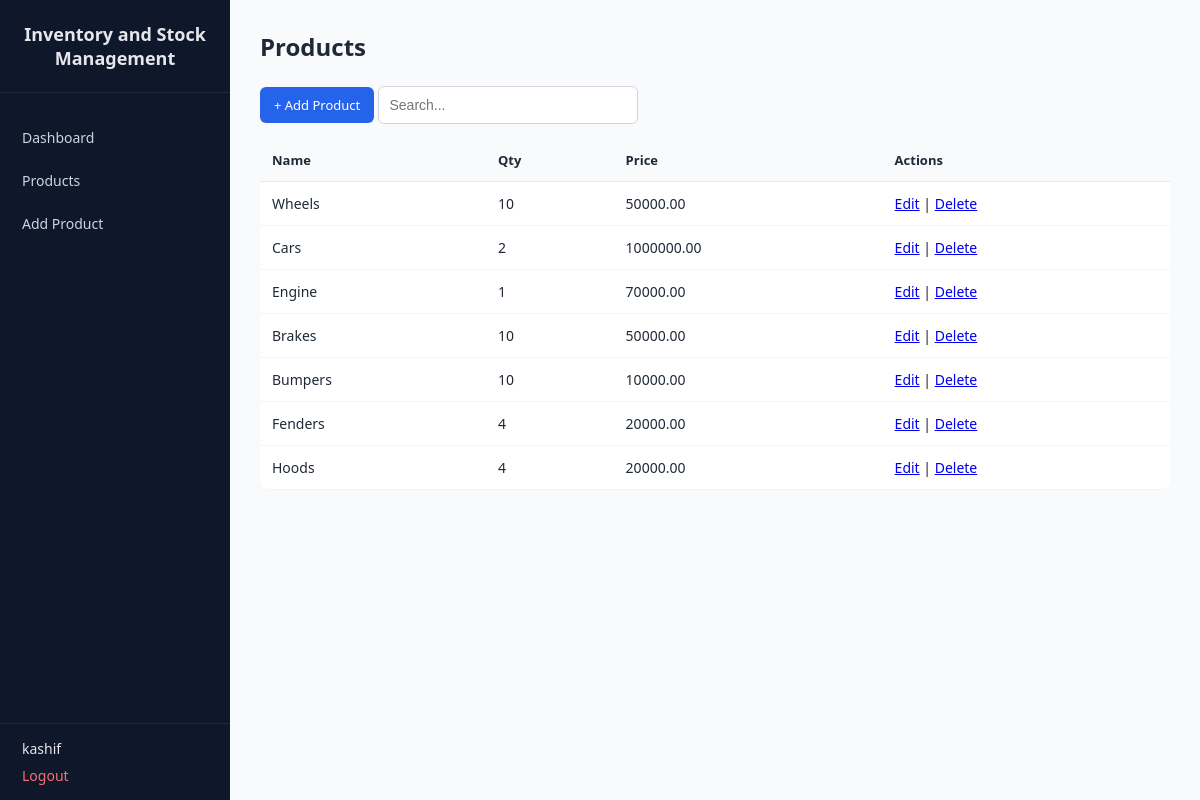
/ (signed in), run on the app's committed database.
### tables this page shows
CREATE TABLE `products` (
  `id` int NOT NULL AUTO_INCREMENT,
  `name` varchar(100) NOT NULL,
  `supplier_id` int NOT NULL,
  `category` varchar(50) DEFAULT NULL,
  `quantity` int NOT NULL,
  `price` decimal(10,2) NOT NULL,
  `created_at` timestamp NULL DEFAULT CURRENT_TIMESTAMP,
  `user_id` int NOT NULL,
  PRIMARY KEY (`id`),
  KEY `supplier_id` (`supplier_id`),
  CONSTRAINT `products_ibfk_1` FOREIGN KEY (`supplier_id`) REFERENCES `suppliers`(`id`) ON DELETE CASCADE ON UPDATE CASCADE
);

### public/index.php (the view, shortened to what this page needs)
<?php
require '../config/db.php';
require '../templates/header.php';
$stmt = $pdo->prepare("SELECT * FROM products WHERE user_id = ?");
$stmt->execute([$_SESSION['user_id']]);
$products = $stmt->fetchAll();
?>
<h2>Products</h2>
<a class="btn" href="add.php">+ Add Product</a>
<input id="search" placeholder="Search...">
<table>
<thead>
<tr>
    <th>Name</th>
    <th>Qty</th>
    <th>Price</th>
    <th>Actions</th>
</tr>
</thead>
<tbody id="results">
<?php foreach ($products as $p): ?>
<tr>
    <td><?= htmlspecialchars($p['name']) ?></td>
    <td><?= $p['quantity'] ?></td>
    <td><?= $p['price'] ?></td>
    <td>
        <a href="edit.php?id=<?= $p['id'] ?>">Edit</a> |
        <a href="delete.php?id=<?= $p['id'] ?>" onclick="return confirm('Delete this product?')">Delete</a>
    </td>
</tr>
<?php endforeach; ?>
</tbody>
</table>
<?php require '../templates/footer.php'; ?>

### assets/css/style.css (style rules this page uses)
* { box-sizing: border-box; margin: 0; padding: 0; }
body { font-family: system-ui, -apple-system, BlinkMacSystemFont, sans-serif; background: #f8fafc; color: #1f2937; }
h1, h2 { margin-bottom: 8px; }
table { width: 100%; border-collapse: collapse; background: #ffffff; border-radius: 10px; overflow: hidden; }
th { background: #f9fafb; padding: 12px; font-size: 13px; text-align: left; border-bottom: 1px solid #e5e7eb; }
td { padding: 12px; font-size: 14px; border-bottom: 1px solid #f1f5f9; }
input, select { width: 100%; padding: 10px; margin-top: 6px; border-radius: 6px; border: 1px solid #d1d5db; font-size: 14px; }
.btn { display: inline-block; padding: 9px 14px; background: #2563eb; color: #ffffff; border-radius: 6px; text-decoration: none; font-size: 13px; }
#search { max-width: 260px; margin: 15px 0; }

### data on the page
products: name "Wheels", quantity "10", price "50000.00"
products: name "Cars", quantity "2", price "1000000.00"
products: name "Engine", quantity "1", price "70000.00"
products: name "Brakes", quantity "10", price "50000.00"
products: name "Bumpers", quantity "10", price "10000.00"
products: name "Fenders", quantity "4", price "20000.00"
products: name "Hoods", quantity "4", price "20000.00"

### other printed values
$_SESSION['user'] "kashif"
